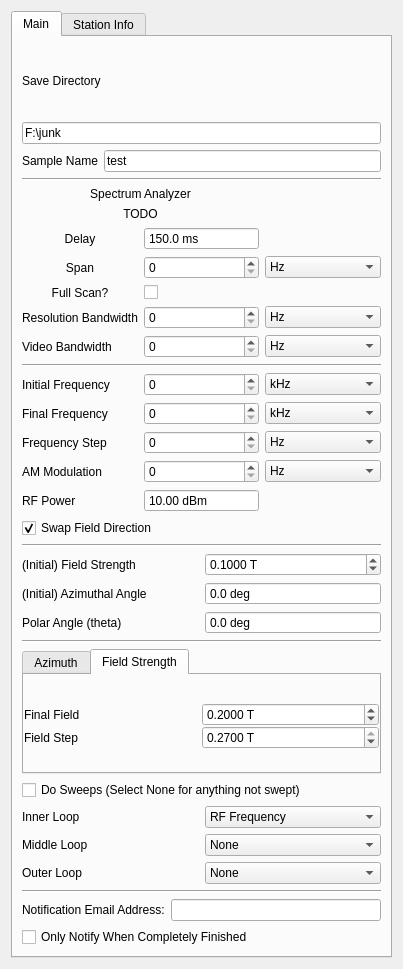
<?xml version="1.0" encoding="UTF-8"?>
<ui version="4.0">
 <class>Form</class>
 <widget class="QWidget" name="Form">
  <property name="geometry">
   <rect>
    <x>0</x>
    <y>0</y>
    <width>403</width>
    <height>969</height>
   </rect>
  </property>
  <property name="windowTitle">
   <string>Form</string>
  </property>
  <layout class="QVBoxLayout" name="verticalLayout">
   <item>
    <widget class="QTabWidget" name="tabWidget">
     <property name="currentIndex">
      <number>0</number>
     </property>
     <widget class="QWidget" name="tab">
      <attribute name="title">
       <string>Main</string>
      </attribute>
      <layout class="QVBoxLayout" name="verticalLayout_10">
       <item>
        <layout class="QGridLayout" name="save_params">
         <item row="2" column="0">
          <widget class="QLabel" name="label_12">
           <property name="enabled">
            <bool>true</bool>
           </property>
           <property name="text">
            <string>Sample Name</string>
           </property>
          </widget>
         </item>
         <item row="2" column="1">
          <widget class="QLineEdit" name="sample_name">
           <property name="text">
            <string>test</string>
           </property>
           <property name="placeholderText">
            <string>test</string>
           </property>
          </widget>
         </item>
         <item row="1" column="0" colspan="2">
          <widget class="QLineEdit" name="save_dir">
           <property name="text">
            <string>F:\junk</string>
           </property>
          </widget>
         </item>
         <item row="0" column="0" colspan="2">
          <widget class="QLabel" name="label_8">
           <property name="text">
            <string>Save Directory</string>
           </property>
          </widget>
         </item>
        </layout>
       </item>
       <item>
        <widget class="Line" name="line_3">
         <property name="orientation">
          <enum>Qt::Horizontal</enum>
         </property>
        </widget>
       </item>
       <item>
        <layout class="QGridLayout" name="lockin_params">
         <item row="2" column="0">
          <widget class="QLabel" name="label_15">
           <property name="text">
            <string>Delay</string>
           </property>
           <property name="alignment">
            <set>Qt::AlignCenter</set>
           </property>
          </widget>
         </item>
         <item row="3" column="2">
          <widget class="QComboBox" name="span_mult">
           <item>
            <property name="text">
             <string>Hz</string>
            </property>
           </item>
           <item>
            <property name="text">
             <string>kHz</string>
            </property>
           </item>
           <item>
            <property name="text">
             <string>MHz</string>
            </property>
           </item>
           <item>
            <property name="text">
             <string>GHz</string>
            </property>
           </item>
          </widget>
         </item>
         <item row="3" column="1">
          <widget class="QDoubleSpinBox" name="span">
           <property name="decimals">
            <number>0</number>
           </property>
           <property name="maximum">
            <double>999.000000000000000</double>
           </property>
          </widget>
         </item>
         <item row="2" column="1">
          <widget class="QDoubleSpinBox" name="delay">
           <property name="buttonSymbols">
            <enum>QAbstractSpinBox::NoButtons</enum>
           </property>
           <property name="suffix">
            <string> ms</string>
           </property>
           <property name="decimals">
            <number>1</number>
           </property>
           <property name="maximum">
            <double>5000.000000000000000</double>
           </property>
           <property name="value">
            <double>150.000000000000000</double>
           </property>
          </widget>
         </item>
         <item row="3" column="0">
          <widget class="QLabel" name="label_2">
           <property name="text">
            <string>Span</string>
           </property>
           <property name="alignment">
            <set>Qt::AlignCenter</set>
           </property>
          </widget>
         </item>
         <item row="1" column="0" colspan="2">
          <widget class="QLabel" name="label_3">
           <property name="text">
            <string>TODO</string>
           </property>
           <property name="alignment">
            <set>Qt::AlignCenter</set>
           </property>
          </widget>
         </item>
         <item row="0" column="0" colspan="2">
          <widget class="QLabel" name="label_7">
           <property name="text">
            <string>Spectrum Analyzer</string>
           </property>
           <property name="alignment">
            <set>Qt::AlignCenter</set>
           </property>
          </widget>
         </item>
         <item row="4" column="0">
          <widget class="QLabel" name="label_18">
           <property name="text">
            <string>Full Scan?</string>
           </property>
           <property name="alignment">
            <set>Qt::AlignCenter</set>
           </property>
          </widget>
         </item>
         <item row="4" column="1">
          <widget class="QCheckBox" name="full_scan">
           <property name="text">
            <string/>
           </property>
          </widget>
         </item>
         <item row="5" column="0">
          <widget class="QLabel" name="label_16">
           <property name="text">
            <string>Resolution Bandwidth</string>
           </property>
          </widget>
         </item>
         <item row="6" column="0">
          <widget class="QLabel" name="label_25">
           <property name="text">
            <string>Video Bandwidth</string>
           </property>
          </widget>
         </item>
         <item row="5" column="1">
          <widget class="QSpinBox" name="rb">
           <property name="maximum">
            <number>999</number>
           </property>
          </widget>
         </item>
         <item row="6" column="1">
          <widget class="QSpinBox" name="vb">
           <property name="maximum">
            <number>999</number>
           </property>
          </widget>
         </item>
         <item row="5" column="2">
          <widget class="QComboBox" name="rb_mult">
           <item>
            <property name="text">
             <string>Hz</string>
            </property>
           </item>
           <item>
            <property name="text">
             <string>kHz</string>
            </property>
           </item>
           <item>
            <property name="text">
             <string>MHz</string>
            </property>
           </item>
           <item>
            <property name="text">
             <string>GHz</string>
            </property>
           </item>
          </widget>
         </item>
         <item row="6" column="2">
          <widget class="QComboBox" name="vb_mult">
           <item>
            <property name="text">
             <string>Hz</string>
            </property>
           </item>
           <item>
            <property name="text">
             <string>kHz</string>
            </property>
           </item>
           <item>
            <property name="text">
             <string>MHz</string>
            </property>
           </item>
           <item>
            <property name="text">
             <string>GHz</string>
            </property>
           </item>
          </widget>
         </item>
        </layout>
       </item>
       <item>
        <widget class="Line" name="line_2">
         <property name="orientation">
          <enum>Qt::Horizontal</enum>
         </property>
        </widget>
       </item>
       <item>
        <layout class="QGridLayout" name="field_params">
         <item row="1" column="2">
          <widget class="QComboBox" name="freq_start_mult">
           <item>
            <property name="text">
             <string>kHz</string>
            </property>
           </item>
           <item>
            <property name="text">
             <string>MHz</string>
            </property>
           </item>
           <item>
            <property name="text">
             <string>GHz</string>
            </property>
           </item>
          </widget>
         </item>
         <item row="2" column="0">
          <widget class="QLabel" name="label_5">
           <property name="text">
            <string>Final Frequency</string>
           </property>
          </widget>
         </item>
         <item row="1" column="0">
          <widget class="QLabel" name="label_4">
           <property name="text">
            <string>Initial Frequency</string>
           </property>
          </widget>
         </item>
         <item row="3" column="0">
          <widget class="QLabel" name="label_6">
           <property name="text">
            <string>Frequency Step</string>
           </property>
          </widget>
         </item>
         <item row="6" column="0">
          <widget class="QLabel" name="label_13">
           <property name="text">
            <string>RF Power</string>
           </property>
          </widget>
         </item>
         <item row="2" column="2">
          <widget class="QComboBox" name="freq_end_mult">
           <item>
            <property name="text">
             <string>kHz</string>
            </property>
           </item>
           <item>
            <property name="text">
             <string>MHz</string>
            </property>
           </item>
           <item>
            <property name="text">
             <string>GHz</string>
            </property>
           </item>
          </widget>
         </item>
         <item row="6" column="1">
          <widget class="QDoubleSpinBox" name="rf_power">
           <property name="buttonSymbols">
            <enum>QAbstractSpinBox::NoButtons</enum>
           </property>
           <property name="suffix">
            <string> dBm</string>
           </property>
           <property name="maximum">
            <double>25.000000000000000</double>
           </property>
           <property name="value">
            <double>10.000000000000000</double>
           </property>
          </widget>
         </item>
         <item row="4" column="0">
          <widget class="QLabel" name="label">
           <property name="text">
            <string>AM Modulation</string>
           </property>
          </widget>
         </item>
         <item row="4" column="1">
          <widget class="QDoubleSpinBox" name="AM_freq">
           <property name="decimals">
            <number>0</number>
           </property>
           <property name="maximum">
            <double>999999.000000000000000</double>
           </property>
          </widget>
         </item>
         <item row="2" column="1">
          <widget class="QSpinBox" name="freq_end">
           <property name="maximum">
            <number>999</number>
           </property>
          </widget>
         </item>
         <item row="4" column="2">
          <widget class="QComboBox" name="AM_freq_mult">
           <item>
            <property name="text">
             <string>Hz</string>
            </property>
           </item>
           <item>
            <property name="text">
             <string>kHz</string>
            </property>
           </item>
          </widget>
         </item>
         <item row="1" column="1">
          <widget class="QSpinBox" name="freq_start">
           <property name="maximum">
            <number>999</number>
           </property>
          </widget>
         </item>
         <item row="3" column="1">
          <widget class="QSpinBox" name="freq_step">
           <property name="maximum">
            <number>999</number>
           </property>
          </widget>
         </item>
         <item row="3" column="2">
          <widget class="QComboBox" name="freq_step_mult">
           <item>
            <property name="text">
             <string>Hz</string>
            </property>
           </item>
           <item>
            <property name="text">
             <string>kHz</string>
            </property>
           </item>
           <item>
            <property name="text">
             <string>MHz</string>
            </property>
           </item>
           <item>
            <property name="text">
             <string>GHz</string>
            </property>
           </item>
          </widget>
         </item>
        </layout>
       </item>
       <item>
        <widget class="QCheckBox" name="swap_field">
         <property name="text">
          <string>Swap Field Direction</string>
         </property>
         <property name="checked">
          <bool>true</bool>
         </property>
        </widget>
       </item>
       <item>
        <widget class="Line" name="line">
         <property name="orientation">
          <enum>Qt::Horizontal</enum>
         </property>
        </widget>
       </item>
       <item>
        <layout class="QGridLayout" name="initial_params">
         <item row="1" column="2">
          <widget class="QDoubleSpinBox" name="azimuth_start">
           <property name="buttonSymbols">
            <enum>QAbstractSpinBox::NoButtons</enum>
           </property>
           <property name="suffix">
            <string> deg</string>
           </property>
           <property name="decimals">
            <number>1</number>
           </property>
           <property name="minimum">
            <double>-360.000000000000000</double>
           </property>
           <property name="maximum">
            <double>360.000000000000000</double>
           </property>
           <property name="singleStep">
            <double>0.500000000000000</double>
           </property>
           <property name="value">
            <double>0.000000000000000</double>
           </property>
          </widget>
         </item>
         <item row="2" column="2">
          <widget class="QDoubleSpinBox" name="polar_angle">
           <property name="buttonSymbols">
            <enum>QAbstractSpinBox::NoButtons</enum>
           </property>
           <property name="suffix">
            <string> deg</string>
           </property>
           <property name="decimals">
            <number>1</number>
           </property>
           <property name="minimum">
            <double>-90.000000000000000</double>
           </property>
           <property name="maximum">
            <double>90.000000000000000</double>
           </property>
           <property name="singleStep">
            <double>0.010000000000000</double>
           </property>
          </widget>
         </item>
         <item row="2" column="1">
          <widget class="QLabel" name="label_17">
           <property name="text">
            <string>Polar Angle (theta)</string>
           </property>
          </widget>
         </item>
         <item row="1" column="1">
          <widget class="QLabel" name="label_14">
           <property name="text">
            <string>(Initial) Azimuthal Angle</string>
           </property>
          </widget>
         </item>
         <item row="0" column="1">
          <widget class="QLabel" name="label_20">
           <property name="text">
            <string>(Initial) Field Strength</string>
           </property>
          </widget>
         </item>
         <item row="0" column="2">
          <widget class="QDoubleSpinBox" name="field_start">
           <property name="suffix">
            <string> T</string>
           </property>
           <property name="decimals">
            <number>4</number>
           </property>
           <property name="value">
            <double>0.100000000000000</double>
           </property>
          </widget>
         </item>
        </layout>
       </item>
       <item>
        <widget class="Line" name="line_4">
         <property name="orientation">
          <enum>Qt::Horizontal</enum>
         </property>
        </widget>
       </item>
       <item>
        <widget class="QTabWidget" name="sweep_type_tab">
         <property name="enabled">
          <bool>true</bool>
         </property>
         <property name="sizePolicy">
          <sizepolicy hsizetype="Expanding" vsizetype="Preferred">
           <horstretch>0</horstretch>
           <verstretch>0</verstretch>
          </sizepolicy>
         </property>
         <property name="maximumSize">
          <size>
           <width>500</width>
           <height>16777215</height>
          </size>
         </property>
         <property name="tabPosition">
          <enum>QTabWidget::North</enum>
         </property>
         <property name="currentIndex">
          <number>1</number>
         </property>
         <widget class="QWidget" name="angle_tab">
          <attribute name="title">
           <string>Azimuth</string>
          </attribute>
          <layout class="QVBoxLayout" name="verticalLayout_5">
           <property name="spacing">
            <number>0</number>
           </property>
           <property name="leftMargin">
            <number>0</number>
           </property>
           <property name="topMargin">
            <number>6</number>
           </property>
           <property name="rightMargin">
            <number>0</number>
           </property>
           <property name="bottomMargin">
            <number>0</number>
           </property>
           <item>
            <layout class="QGridLayout" name="angle_params">
             <item row="0" column="0">
              <widget class="QLabel" name="label_19">
               <property name="text">
                <string>Final Angle</string>
               </property>
              </widget>
             </item>
             <item row="0" column="1">
              <widget class="QDoubleSpinBox" name="azimuth_end">
               <property name="suffix">
                <string> deg</string>
               </property>
               <property name="decimals">
                <number>1</number>
               </property>
               <property name="maximum">
                <double>360.000000000000000</double>
               </property>
               <property name="singleStep">
                <double>0.500000000000000</double>
               </property>
               <property name="value">
                <double>170.000000000000000</double>
               </property>
              </widget>
             </item>
             <item row="1" column="1">
              <widget class="QDoubleSpinBox" name="azimuth_step">
               <property name="suffix">
                <string> deg</string>
               </property>
               <property name="decimals">
                <number>1</number>
               </property>
               <property name="maximum">
                <double>360.000000000000000</double>
               </property>
               <property name="singleStep">
                <double>0.500000000000000</double>
               </property>
               <property name="value">
                <double>10.000000000000000</double>
               </property>
              </widget>
             </item>
             <item row="1" column="0">
              <widget class="QLabel" name="label_9">
               <property name="text">
                <string>Angle Step</string>
               </property>
              </widget>
             </item>
            </layout>
           </item>
          </layout>
         </widget>
         <widget class="QWidget" name="freq_tab">
          <attribute name="title">
           <string>Field Strength</string>
          </attribute>
          <layout class="QVBoxLayout" name="verticalLayout_8">
           <property name="spacing">
            <number>0</number>
           </property>
           <property name="leftMargin">
            <number>0</number>
           </property>
           <property name="topMargin">
            <number>6</number>
           </property>
           <property name="rightMargin">
            <number>0</number>
           </property>
           <property name="bottomMargin">
            <number>0</number>
           </property>
           <item>
            <layout class="QGridLayout" name="freq_params">
             <item row="0" column="0">
              <widget class="QLabel" name="label_10">
               <property name="text">
                <string>Final Field</string>
               </property>
              </widget>
             </item>
             <item row="0" column="1">
              <widget class="QDoubleSpinBox" name="field_end">
               <property name="suffix">
                <string> T</string>
               </property>
               <property name="decimals">
                <number>4</number>
               </property>
               <property name="maximum">
                <double>0.300000000000000</double>
               </property>
               <property name="singleStep">
                <double>0.500000000000000</double>
               </property>
               <property name="value">
                <double>0.200000000000000</double>
               </property>
              </widget>
             </item>
             <item row="1" column="0">
              <widget class="QLabel" name="label_11">
               <property name="text">
                <string>Field Step</string>
               </property>
              </widget>
             </item>
             <item row="1" column="1">
              <widget class="QDoubleSpinBox" name="field_step">
               <property name="suffix">
                <string> T</string>
               </property>
               <property name="decimals">
                <number>4</number>
               </property>
               <property name="maximum">
                <double>0.270000000000000</double>
               </property>
               <property name="singleStep">
                <double>0.500000000000000</double>
               </property>
               <property name="value">
                <double>0.270000000000000</double>
               </property>
              </widget>
             </item>
            </layout>
           </item>
          </layout>
         </widget>
        </widget>
       </item>
       <item>
        <widget class="QCheckBox" name="do_sweeps">
         <property name="text">
          <string>Do Sweeps (Select None for anything not swept)</string>
         </property>
        </widget>
       </item>
       <item>
        <layout class="QGridLayout" name="gridLayout_2">
         <item row="1" column="0">
          <widget class="QLabel" name="label_22">
           <property name="text">
            <string>Middle Loop</string>
           </property>
          </widget>
         </item>
         <item row="2" column="0">
          <widget class="QLabel" name="label_23">
           <property name="text">
            <string>Outer Loop</string>
           </property>
          </widget>
         </item>
         <item row="0" column="0">
          <widget class="QLabel" name="label_21">
           <property name="text">
            <string>Inner Loop</string>
           </property>
          </widget>
         </item>
         <item row="0" column="1">
          <widget class="QComboBox" name="comboBox">
           <property name="currentIndex">
            <number>2</number>
           </property>
           <item>
            <property name="text">
             <string>Field Azimuth</string>
            </property>
           </item>
           <item>
            <property name="text">
             <string>DC Bias</string>
            </property>
           </item>
           <item>
            <property name="text">
             <string>RF Frequency</string>
            </property>
           </item>
           <item>
            <property name="text">
             <string>None</string>
            </property>
           </item>
          </widget>
         </item>
         <item row="1" column="1">
          <widget class="QComboBox" name="sweep_param_2">
           <property name="currentIndex">
            <number>3</number>
           </property>
           <item>
            <property name="text">
             <string>Field Azimuth</string>
            </property>
           </item>
           <item>
            <property name="text">
             <string>DC Bias</string>
            </property>
           </item>
           <item>
            <property name="text">
             <string>RF Frequency</string>
            </property>
           </item>
           <item>
            <property name="text">
             <string>None</string>
            </property>
           </item>
          </widget>
         </item>
         <item row="2" column="1">
          <widget class="QComboBox" name="sweep_param_3">
           <property name="currentIndex">
            <number>3</number>
           </property>
           <item>
            <property name="text">
             <string>Field Azimuth</string>
            </property>
           </item>
           <item>
            <property name="text">
             <string>DC Bias</string>
            </property>
           </item>
           <item>
            <property name="text">
             <string>RF Frequency</string>
            </property>
           </item>
           <item>
            <property name="text">
             <string>None</string>
            </property>
           </item>
          </widget>
         </item>
        </layout>
       </item>
       <item>
        <widget class="Line" name="line_5">
         <property name="orientation">
          <enum>Qt::Horizontal</enum>
         </property>
        </widget>
       </item>
       <item>
        <layout class="QHBoxLayout" name="horizontalLayout">
         <item>
          <widget class="QLabel" name="label_24">
           <property name="text">
            <string>Notification Email Address:</string>
           </property>
          </widget>
         </item>
         <item>
          <widget class="QLineEdit" name="notify_email"/>
         </item>
        </layout>
       </item>
       <item>
        <widget class="QCheckBox" name="notify_at_end">
         <property name="text">
          <string>Only Notify When Completely Finished</string>
         </property>
        </widget>
       </item>
      </layout>
     </widget>
     <widget class="QWidget" name="tab_3">
      <attribute name="title">
       <string>Station Info</string>
      </attribute>
      <layout class="QVBoxLayout" name="verticalLayout_4">
       <item>
        <layout class="QGridLayout" name="station_params">
         <item row="0" column="0">
          <widget class="QLabel" name="label_12">
           <property name="enabled">
            <bool>true</bool>
           </property>
           <property name="text">
            <string>Probe Station</string>
           </property>
          </widget>
         </item>
         <item row="0" column="1">
          <widget class="QLabel" name="station_name">
           <property name="enabled">
            <bool>true</bool>
           </property>
          </widget>
         </item>
         <item row="2" column="0" colspan="2">
          <widget class="QLineEdit" name="calib_file"/>
         </item>
         <item row="1" column="0">
          <widget class="QLabel" name="label_12">
           <property name="enabled">
            <bool>true</bool>
           </property>
           <property name="text">
            <string>Calibration File</string>
           </property>
          </widget>
         </item>
        </layout>
       </item>
       <item>
        <spacer name="verticalSpacer_2">
         <property name="orientation">
          <enum>Qt::Vertical</enum>
         </property>
         <property name="sizeHint" stdset="0">
          <size>
           <width>20</width>
           <height>842</height>
          </size>
         </property>
        </spacer>
       </item>
      </layout>
     </widget>
    </widget>
   </item>
  </layout>
 </widget>
 <resources/>
 <connections/>
</ui>
